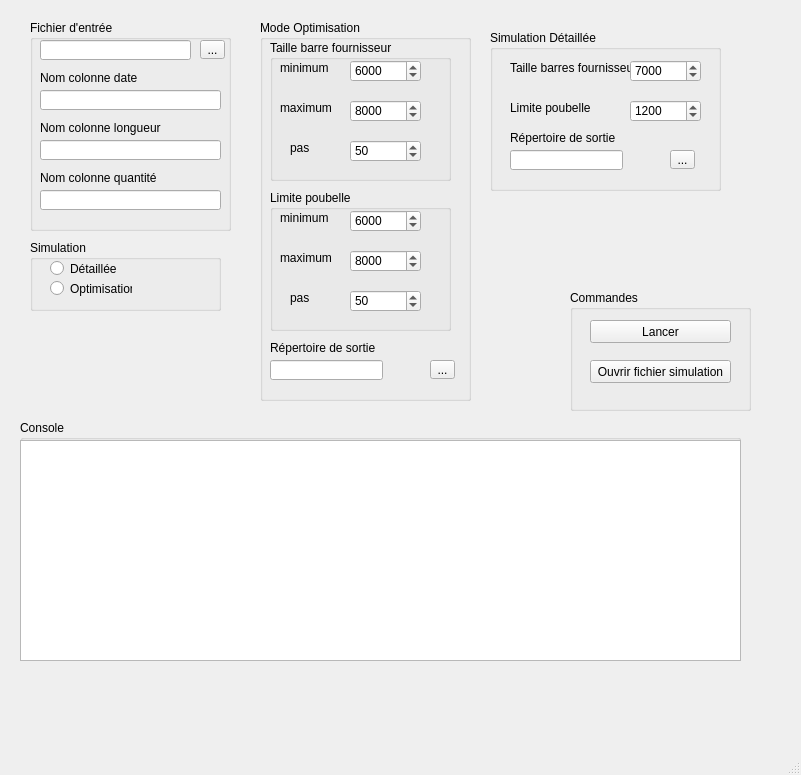
<?xml version="1.0" encoding="UTF-8"?>
<ui version="4.0">
 <class>MainWindow</class>
 <widget class="QMainWindow" name="MainWindow">
  <property name="geometry">
   <rect>
    <x>0</x>
    <y>0</y>
    <width>801</width>
    <height>775</height>
   </rect>
  </property>
  <property name="windowTitle">
   <string>MainWindow</string>
  </property>
  <widget class="QWidget" name="centralwidget">
   <widget class="QGroupBox" name="groupBox">
    <property name="geometry">
     <rect>
      <x>30</x>
      <y>20</y>
      <width>201</width>
      <height>211</height>
     </rect>
    </property>
    <property name="title">
     <string>Fichier d'entrée</string>
    </property>
    <widget class="QToolButton" name="toolButton">
     <property name="geometry">
      <rect>
       <x>170</x>
       <y>20</y>
       <width>25</width>
       <height>19</height>
      </rect>
     </property>
     <property name="text">
      <string>...</string>
     </property>
    </widget>
    <widget class="QLineEdit" name="lineEdit">
     <property name="geometry">
      <rect>
       <x>10</x>
       <y>20</y>
       <width>151</width>
       <height>20</height>
      </rect>
     </property>
    </widget>
    <widget class="QLabel" name="label_14">
     <property name="geometry">
      <rect>
       <x>10</x>
       <y>50</y>
       <width>121</width>
       <height>16</height>
      </rect>
     </property>
     <property name="text">
      <string>Nom colonne date</string>
     </property>
    </widget>
    <widget class="QLineEdit" name="lineEdit_4">
     <property name="geometry">
      <rect>
       <x>10</x>
       <y>70</y>
       <width>181</width>
       <height>20</height>
      </rect>
     </property>
    </widget>
    <widget class="QLineEdit" name="lineEdit_5">
     <property name="geometry">
      <rect>
       <x>10</x>
       <y>120</y>
       <width>181</width>
       <height>20</height>
      </rect>
     </property>
    </widget>
    <widget class="QLabel" name="label_15">
     <property name="geometry">
      <rect>
       <x>10</x>
       <y>100</y>
       <width>121</width>
       <height>16</height>
      </rect>
     </property>
     <property name="text">
      <string>Nom colonne longueur</string>
     </property>
    </widget>
    <widget class="QLabel" name="label_16">
     <property name="geometry">
      <rect>
       <x>10</x>
       <y>150</y>
       <width>121</width>
       <height>16</height>
      </rect>
     </property>
     <property name="text">
      <string>Nom colonne quantité</string>
     </property>
    </widget>
    <widget class="QLineEdit" name="lineEdit_6">
     <property name="geometry">
      <rect>
       <x>10</x>
       <y>170</y>
       <width>181</width>
       <height>20</height>
      </rect>
     </property>
    </widget>
   </widget>
   <widget class="QGroupBox" name="groupBox_2">
    <property name="geometry">
     <rect>
      <x>30</x>
      <y>240</y>
      <width>191</width>
      <height>71</height>
     </rect>
    </property>
    <property name="title">
     <string>Simulation</string>
    </property>
    <widget class="QRadioButton" name="radioButton">
     <property name="geometry">
      <rect>
       <x>20</x>
       <y>20</y>
       <width>82</width>
       <height>17</height>
      </rect>
     </property>
     <property name="text">
      <string>Détaillée</string>
     </property>
    </widget>
    <widget class="QRadioButton" name="radioButton_2">
     <property name="geometry">
      <rect>
       <x>20</x>
       <y>40</y>
       <width>82</width>
       <height>17</height>
      </rect>
     </property>
     <property name="text">
      <string>Optimisation</string>
     </property>
    </widget>
   </widget>
   <widget class="QGroupBox" name="groupBox_3">
    <property name="geometry">
     <rect>
      <x>490</x>
      <y>30</y>
      <width>231</width>
      <height>161</height>
     </rect>
    </property>
    <property name="title">
     <string>Simulation Détaillée</string>
    </property>
    <widget class="QLabel" name="label">
     <property name="geometry">
      <rect>
       <x>20</x>
       <y>30</y>
       <width>121</width>
       <height>16</height>
      </rect>
     </property>
     <property name="text">
      <string>Taille barres fournisseur</string>
     </property>
    </widget>
    <widget class="QSpinBox" name="spinBox">
     <property name="geometry">
      <rect>
       <x>140</x>
       <y>30</y>
       <width>71</width>
       <height>22</height>
      </rect>
     </property>
     <property name="maximum">
      <number>99999</number>
     </property>
     <property name="value">
      <number>7000</number>
     </property>
    </widget>
    <widget class="QLabel" name="label_2">
     <property name="geometry">
      <rect>
       <x>20</x>
       <y>70</y>
       <width>121</width>
       <height>16</height>
      </rect>
     </property>
     <property name="text">
      <string>Limite poubelle</string>
     </property>
    </widget>
    <widget class="QSpinBox" name="spinBox_2">
     <property name="geometry">
      <rect>
       <x>140</x>
       <y>70</y>
       <width>71</width>
       <height>22</height>
      </rect>
     </property>
     <property name="maximum">
      <number>99999</number>
     </property>
     <property name="value">
      <number>1200</number>
     </property>
    </widget>
    <widget class="QToolButton" name="toolButton_2">
     <property name="geometry">
      <rect>
       <x>180</x>
       <y>120</y>
       <width>25</width>
       <height>19</height>
      </rect>
     </property>
     <property name="text">
      <string>...</string>
     </property>
    </widget>
    <widget class="QLineEdit" name="lineEdit_2">
     <property name="geometry">
      <rect>
       <x>20</x>
       <y>120</y>
       <width>113</width>
       <height>20</height>
      </rect>
     </property>
    </widget>
    <widget class="QLabel" name="label_12">
     <property name="geometry">
      <rect>
       <x>20</x>
       <y>100</y>
       <width>121</width>
       <height>16</height>
      </rect>
     </property>
     <property name="text">
      <string>Répertoire de sortie</string>
     </property>
    </widget>
   </widget>
   <widget class="QGroupBox" name="groupBox_4">
    <property name="geometry">
     <rect>
      <x>260</x>
      <y>20</y>
      <width>211</width>
      <height>381</height>
     </rect>
    </property>
    <property name="title">
     <string>Mode Optimisation</string>
    </property>
    <widget class="QGroupBox" name="groupBox_5">
     <property name="geometry">
      <rect>
       <x>10</x>
       <y>20</y>
       <width>181</width>
       <height>141</height>
      </rect>
     </property>
     <property name="title">
      <string>Taille barre fournisseur</string>
     </property>
     <widget class="QSpinBox" name="spinBox_3">
      <property name="geometry">
       <rect>
        <x>80</x>
        <y>60</y>
        <width>71</width>
        <height>22</height>
       </rect>
      </property>
      <property name="maximum">
       <number>99999</number>
      </property>
      <property name="value">
       <number>8000</number>
      </property>
     </widget>
     <widget class="QSpinBox" name="spinBox_4">
      <property name="geometry">
       <rect>
        <x>80</x>
        <y>20</y>
        <width>71</width>
        <height>22</height>
       </rect>
      </property>
      <property name="maximum">
       <number>99999</number>
      </property>
      <property name="value">
       <number>6000</number>
      </property>
     </widget>
     <widget class="QSpinBox" name="spinBox_5">
      <property name="geometry">
       <rect>
        <x>80</x>
        <y>100</y>
        <width>71</width>
        <height>22</height>
       </rect>
      </property>
      <property name="maximum">
       <number>99999</number>
      </property>
      <property name="value">
       <number>50</number>
      </property>
     </widget>
     <widget class="QLabel" name="label_3">
      <property name="geometry">
       <rect>
        <x>10</x>
        <y>20</y>
        <width>121</width>
        <height>16</height>
       </rect>
      </property>
      <property name="text">
       <string>minimum</string>
      </property>
     </widget>
     <widget class="QLabel" name="label_4">
      <property name="geometry">
       <rect>
        <x>10</x>
        <y>60</y>
        <width>121</width>
        <height>16</height>
       </rect>
      </property>
      <property name="text">
       <string>maximum</string>
      </property>
     </widget>
     <widget class="QLabel" name="label_5">
      <property name="geometry">
       <rect>
        <x>20</x>
        <y>100</y>
        <width>121</width>
        <height>16</height>
       </rect>
      </property>
      <property name="text">
       <string>pas</string>
      </property>
     </widget>
    </widget>
    <widget class="QGroupBox" name="groupBox_6">
     <property name="geometry">
      <rect>
       <x>10</x>
       <y>170</y>
       <width>181</width>
       <height>141</height>
      </rect>
     </property>
     <property name="title">
      <string>Limite poubelle</string>
     </property>
     <widget class="QSpinBox" name="spinBox_9">
      <property name="geometry">
       <rect>
        <x>80</x>
        <y>60</y>
        <width>71</width>
        <height>22</height>
       </rect>
      </property>
      <property name="maximum">
       <number>99999</number>
      </property>
      <property name="value">
       <number>8000</number>
      </property>
     </widget>
     <widget class="QSpinBox" name="spinBox_10">
      <property name="geometry">
       <rect>
        <x>80</x>
        <y>20</y>
        <width>71</width>
        <height>22</height>
       </rect>
      </property>
      <property name="maximum">
       <number>99999</number>
      </property>
      <property name="value">
       <number>6000</number>
      </property>
     </widget>
     <widget class="QSpinBox" name="spinBox_11">
      <property name="geometry">
       <rect>
        <x>80</x>
        <y>100</y>
        <width>71</width>
        <height>22</height>
       </rect>
      </property>
      <property name="maximum">
       <number>99999</number>
      </property>
      <property name="value">
       <number>50</number>
      </property>
     </widget>
     <widget class="QLabel" name="label_9">
      <property name="geometry">
       <rect>
        <x>10</x>
        <y>20</y>
        <width>121</width>
        <height>16</height>
       </rect>
      </property>
      <property name="text">
       <string>minimum</string>
      </property>
     </widget>
     <widget class="QLabel" name="label_10">
      <property name="geometry">
       <rect>
        <x>10</x>
        <y>60</y>
        <width>121</width>
        <height>16</height>
       </rect>
      </property>
      <property name="text">
       <string>maximum</string>
      </property>
     </widget>
     <widget class="QLabel" name="label_11">
      <property name="geometry">
       <rect>
        <x>20</x>
        <y>100</y>
        <width>121</width>
        <height>16</height>
       </rect>
      </property>
      <property name="text">
       <string>pas</string>
      </property>
     </widget>
    </widget>
    <widget class="QToolButton" name="toolButton_3">
     <property name="geometry">
      <rect>
       <x>170</x>
       <y>340</y>
       <width>25</width>
       <height>19</height>
      </rect>
     </property>
     <property name="text">
      <string>...</string>
     </property>
    </widget>
    <widget class="QLabel" name="label_13">
     <property name="geometry">
      <rect>
       <x>10</x>
       <y>320</y>
       <width>121</width>
       <height>16</height>
      </rect>
     </property>
     <property name="text">
      <string>Répertoire de sortie</string>
     </property>
    </widget>
    <widget class="QLineEdit" name="lineEdit_3">
     <property name="geometry">
      <rect>
       <x>10</x>
       <y>340</y>
       <width>113</width>
       <height>20</height>
      </rect>
     </property>
    </widget>
   </widget>
   <widget class="QGroupBox" name="groupBox_7">
    <property name="geometry">
     <rect>
      <x>570</x>
      <y>290</y>
      <width>181</width>
      <height>121</height>
     </rect>
    </property>
    <property name="title">
     <string>Commandes</string>
    </property>
    <widget class="QPushButton" name="pushButton">
     <property name="geometry">
      <rect>
       <x>20</x>
       <y>30</y>
       <width>141</width>
       <height>23</height>
      </rect>
     </property>
     <property name="text">
      <string>Lancer</string>
     </property>
    </widget>
    <widget class="QPushButton" name="pushButton_2">
     <property name="geometry">
      <rect>
       <x>20</x>
       <y>70</y>
       <width>141</width>
       <height>23</height>
      </rect>
     </property>
     <property name="text">
      <string>Ouvrir fichier simulation</string>
     </property>
    </widget>
   </widget>
   <widget class="QGroupBox" name="groupBox_8">
    <property name="geometry">
     <rect>
      <x>20</x>
      <y>420</y>
      <width>721</width>
      <height>241</height>
     </rect>
    </property>
    <property name="title">
     <string>Console</string>
    </property>
    <widget class="QPlainTextEdit" name="plainTextEdit">
     <property name="geometry">
      <rect>
       <x>0</x>
       <y>20</y>
       <width>721</width>
       <height>221</height>
      </rect>
     </property>
    </widget>
   </widget>
  </widget>
  <widget class="QMenuBar" name="menubar">
   <property name="geometry">
    <rect>
     <x>0</x>
     <y>0</y>
     <width>801</width>
     <height>21</height>
    </rect>
   </property>
  </widget>
  <widget class="QStatusBar" name="statusbar"/>
 </widget>
 <resources/>
 <connections/>
</ui>
